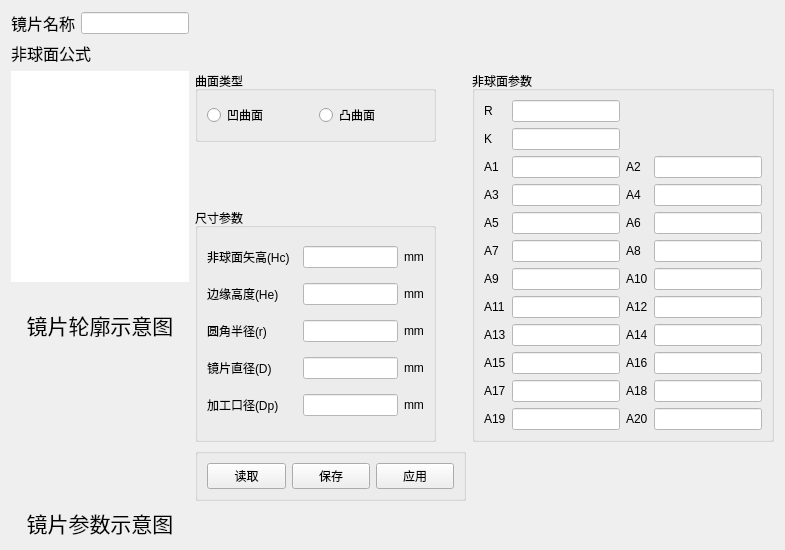
             <widget class="QWidget" name="page_3">
              <property name="styleSheet">
               <string notr="true"/>
              </property>
              <layout class="QGridLayout" name="gridLayout_26">
               <item row="0" column="0">
                <layout class="QGridLayout" name="gridLayout_13">
                 <item row="0" column="0">
                  <widget class="QLabel" name="label_2">
                   <property name="font">
                    <font>
                     <family>宋体</family>
                     <pointsize>12</pointsize>
                    </font>
                   </property>
                   <property name="styleSheet">
                    <string notr="true">color: rgb(0, 0, 0);</string>
                   </property>
                   <property name="text">
                    <string>镜片名称</string>
                   </property>
                  </widget>
                 </item>
                 <item row="0" column="1">
                  <widget class="QLineEdit" name="lineEdit_Lensname">
                   <property name="styleSheet">
                    <string notr="true">background-color: rgb(255, 255, 255);</string>
                   </property>
                  </widget>
                 </item>
                </layout>
               </item>
               <item row="7" column="1">
                <widget class="QGroupBox" name="groupBox_3">
                 <property name="maximumSize">
                  <size>
                   <width>271</width>
                   <height>71</height>
                  </size>
                 </property>
                 <property name="title">
                  <string/>
                 </property>
                 <layout class="QHBoxLayout" name="horizontalLayout_3">
                  <item>
                   <widget class="QPushButton" name="pushButton_7">
                    <property name="minimumSize">
                     <size>
                      <width>0</width>
                      <height>20</height>
                     </size>
                    </property>
                    <property name="text">
                     <string>读取</string>
                    </property>
                   </widget>
                  </item>
                  <item>
                   <widget class="QPushButton" name="pushButton_10">
                    <property name="minimumSize">
                     <size>
                      <width>0</width>
                      <height>20</height>
                     </size>
                    </property>
                    <property name="text">
                     <string>保存</string>
                    </property>
                   </widget>
                  </item>
                  <item>
                   <widget class="QPushButton" name="pushButton_11">
                    <property name="minimumSize">
                     <size>
                      <width>0</width>
                      <height>20</height>
                     </size>
                    </property>
                    <property name="text">
                     <string>应用</string>
                    </property>
                   </widget>
                  </item>
                 </layout>
                </widget>
               </item>
               <item row="3" column="1">
                <spacer name="verticalSpacer_2">
                 <property name="orientation">
                  <enum>Qt::Vertical</enum>
                 </property>
                 <property name="sizeType">
                  <enum>QSizePolicy::Fixed</enum>
                 </property>
                 <property name="sizeHint" stdset="0">
                  <size>
                   <width>20</width>
                   <height>60</height>
                  </size>
                 </property>
                </spacer>
               </item>
               <item row="4" column="1" rowspan="3">
                <widget class="QGroupBox" name="groupBox_2">
                 <property name="sizePolicy">
                  <sizepolicy hsizetype="Ignored" vsizetype="Ignored">
                   <horstretch>0</horstretch>
                   <verstretch>0</verstretch>
                  </sizepolicy>
                 </property>
                 <property name="maximumSize">
                  <size>
                   <width>241</width>
                   <height>271</height>
                  </size>
                 </property>
                 <property name="styleSheet">
                  <string notr="true"/>
                 </property>
                 <property name="title">
                  <string>尺寸参数</string>
                 </property>
                 <layout class="QGridLayout" name="gridLayout_18">
                  <item row="0" column="0">
                   <widget class="QLabel" name="label_8">
                    <property name="text">
                     <string>非球面矢高(Hc)  </string>
                    </property>
                   </widget>
                  </item>
                  <item row="0" column="1">
                   <widget class="QLineEdit" name="lineEdit_HC">
                    <property name="styleSheet">
                     <string notr="true">background-color: rgb(255, 255, 255);</string>
                    </property>
                   </widget>
                  </item>
                  <item row="0" column="2">
                   <widget class="QLabel" name="label_6">
                    <property name="text">
                     <string>mm</string>
                    </property>
                   </widget>
                  </item>
                  <item row="1" column="0">
                   <widget class="QLabel" name="label_9">
                    <property name="text">
                     <string>边缘高度(He)  </string>
                    </property>
                   </widget>
                  </item>
                  <item row="1" column="1">
                   <widget class="QLineEdit" name="lineEdit_HE">
                    <property name="styleSheet">
                     <string notr="true">background-color: rgb(255, 255, 255);</string>
                    </property>
                   </widget>
                  </item>
                  <item row="1" column="2">
                   <widget class="QLabel" name="label_10">
                    <property name="text">
                     <string>mm</string>
                    </property>
                   </widget>
                  </item>
                  <item row="2" column="0">
                   <widget class="QLabel" name="label_114">
                    <property name="text">
                     <string>圆角半径(r)  </string>
                    </property>
                   </widget>
                  </item>
                  <item row="2" column="1">
                   <widget class="QLineEdit" name="lineEdit_yuan_r">
                    <property name="styleSheet">
                     <string notr="true">background-color: rgb(255, 255, 255);</string>
                    </property>
                   </widget>
                  </item>
                  <item row="2" column="2">
                   <widget class="QLabel" name="label_81">
                    <property name="text">
                     <string>mm</string>
                    </property>
                   </widget>
                  </item>
                  <item row="3" column="0">
                   <widget class="QLabel" name="label_12">
                    <property name="text">
                     <string>镜片直径(D)  </string>
                    </property>
                   </widget>
                  </item>
                  <item row="3" column="1">
                   <widget class="QLineEdit" name="lineEdit_D">
                    <property name="styleSheet">
                     <string notr="true">background-color: rgb(255, 255, 255);</string>
                    </property>
                   </widget>
                  </item>
                  <item row="3" column="2">
                   <widget class="QLabel" name="label_59">
                    <property name="text">
                     <string>mm</string>
                    </property>
                   </widget>
                  </item>
                  <item row="4" column="0">
                   <widget class="QLabel" name="label_11">
                    <property name="text">
                     <string>加工口径(Dp)  </string>
                    </property>
                   </widget>
                  </item>
                  <item row="4" column="1">
                   <widget class="QLineEdit" name="lineEdit_DP">
                    <property name="styleSheet">
                     <string notr="true">background-color: rgb(255, 255, 255);</string>
                    </property>
                   </widget>
                  </item>
                  <item row="4" column="2">
                   <widget class="QLabel" name="label_39">
                    <property name="text">
                     <string>mm</string>
                    </property>
                   </widget>
                  </item>
                 </layout>
                </widget>
               </item>
               <item row="2" column="1">
                <widget class="QGroupBox" name="groupBox">
                 <property name="sizePolicy">
                  <sizepolicy hsizetype="Ignored" vsizetype="Preferred">
                   <horstretch>0</horstretch>
                   <verstretch>0</verstretch>
                  </sizepolicy>
                 </property>
                 <property name="minimumSize">
                  <size>
                   <width>241</width>
                   <height>0</height>
                  </size>
                 </property>
                 <property name="maximumSize">
                  <size>
                   <width>221</width>
                   <height>71</height>
                  </size>
                 </property>
                 <property name="title">
                  <string>曲面类型</string>
                 </property>
                 <layout class="QHBoxLayout" name="horizontalLayout_4">
                  <item>
                   <widget class="QRadioButton" name="Lens_ao">
                    <property name="text">
                     <string>凹曲面</string>
                    </property>
                   </widget>
                  </item>
                  <item>
                   <widget class="QRadioButton" name="Lens_tu">
                    <property name="text">
                     <string>凸曲面</string>
                    </property>
                   </widget>
                  </item>
                 </layout>
                </widget>
               </item>
               <item row="2" column="0" rowspan="3">
                <widget class="QCustomPlot" name="customPlot" native="true">
                 <property name="minimumSize">
                  <size>
                   <width>0</width>
                   <height>0</height>
                  </size>
                 </property>
                 <property name="maximumSize">
                  <size>
                   <width>301</width>
                   <height>231</height>
                  </size>
                 </property>
                 <property name="styleSheet">
                  <string notr="true">background-color: rgb(255, 255, 255);</string>
                 </property>
                </widget>
               </item>
               <item row="2" column="2" rowspan="5">
                <widget class="QGroupBox" name="groupBox_4">
                 <property name="title">
                  <string>非球面参数</string>
                 </property>
                 <layout class="QHBoxLayout" name="horizontalLayout_17">
                  <item>
                   <layout class="QGridLayout" name="gridLayout_5">
                    <item row="0" column="0">
                     <widget class="QLabel" name="label_18">
                      <property name="text">
                       <string>R</string>
                      </property>
                     </widget>
                    </item>
                    <item row="0" column="1">
                     <widget class="QLineEdit" name="lineEdit_R">
                      <property name="styleSheet">
                       <string notr="true">background-color: rgb(255, 255, 255);</string>
                      </property>
                     </widget>
                    </item>
                    <item row="1" column="0">
                     <widget class="QLabel" name="label_19">
                      <property name="text">
                       <string>K</string>
                      </property>
                     </widget>
                    </item>
                    <item row="1" column="1">
                     <widget class="QLineEdit" name="lineEdit_K">
                      <property name="styleSheet">
                       <string notr="true">background-color: rgb(255, 255, 255);</string>
                      </property>
                     </widget>
                    </item>
                    <item row="2" column="0">
                     <widget class="QLabel" name="label_21">
                      <property name="text">
                       <string>A1</string>
                      </property>
                     </widget>
                    </item>
                    <item row="2" column="1">
                     <widget class="QLineEdit" name="lineEdit_A1">
                      <property name="styleSheet">
                       <string notr="true">background-color: rgb(255, 255, 255);</string>
                      </property>
                     </widget>
                    </item>
                    <item row="2" column="2">
                     <widget class="QLabel" name="label_32">
                      <property name="text">
                       <string>A2</string>
                      </property>
                     </widget>
                    </item>
                    <item row="2" column="3">
                     <widget class="QLineEdit" name="lineEdit_A2">
                      <property name="styleSheet">
                       <string notr="true">background-color: rgb(255, 255, 255);</string>
                      </property>
                      <property name="inputMask">
                       <string/>
                      </property>
                      <property name="cursorPosition">
                       <number>0</number>
                      </property>
                     </widget>
                    </item>
                    <item row="3" column="0">
                     <widget class="QLabel" name="label_17">
                      <property name="text">
                       <string>A3</string>
                      </property>
                     </widget>
                    </item>
                    <item row="3" column="1">
                     <widget class="QLineEdit" name="lineEdit_A3">
                      <property name="styleSheet">
                       <string notr="true">background-color: rgb(255, 255, 255);</string>
                      </property>
                     </widget>
                    </item>
                    <item row="3" column="2">
                     <widget class="QLabel" name="label_29">
                      <property name="text">
                       <string>A4</string>
                      </property>
                     </widget>
                    </item>
                    <item row="3" column="3">
                     <widget class="QLineEdit" name="lineEdit_A4">
                      <property name="cursor">
                       <cursorShape>IBeamCursor</cursorShape>
                      </property>
                      <property name="layoutDirection">
                       <enum>Qt::LeftToRight</enum>
                      </property>
                      <property name="styleSheet">
                       <string notr="true">background-color: rgb(255, 255, 255);</string>
                      </property>
                      <property name="alignment">
                       <set>Qt::AlignLeading|Qt::AlignLeft|Qt::AlignVCenter</set>
                      </property>
                     </widget>
                    </item>
                    <item row="4" column="0">
                     <widget class="QLabel" name="label_20">
                      <property name="text">
                       <string>A5</string>
                      </property>
                     </widget>
                    </item>
                    <item row="4" column="1">
                     <widget class="QLineEdit" name="lineEdit_A5">
                      <property name="styleSheet">
                       <string notr="true">background-color: rgb(255, 255, 255);</string>
                      </property>
                     </widget>
                    </item>
                    <item row="4" column="2">
                     <widget class="QLabel" name="label_27">
                      <property name="text">
                       <string>A6</string>
                      </property>
                     </widget>
                    </item>
                    <item row="4" column="3">
                     <widget class="QLineEdit" name="lineEdit_A6">
                      <property name="styleSheet">
                       <string notr="true">background-color: rgb(255, 255, 255);</string>
                      </property>
                     </widget>
                    </item>
                    <item row="5" column="0">
                     <widget class="QLabel" name="label_22">
                      <property name="text">
                       <string>A7</string>
                      </property>
                     </widget>
                    </item>
                    <item row="5" column="1">
                     <widget class="QLineEdit" name="lineEdit_A7">
                      <property name="styleSheet">
                       <string notr="true">background-color: rgb(255, 255, 255);</string>
                      </property>
                     </widget>
                    </item>
                    <item row="5" column="2">
                     <widget class="QLabel" name="label_26">
                      <property name="text">
                       <string>A8</string>
                      </property>
                     </widget>
                    </item>
                    <item row="5" column="3">
                     <widget class="QLineEdit" name="lineEdit_A8">
                      <property name="styleSheet">
                       <string notr="true">background-color: rgb(255, 255, 255);</string>
                      </property>
                     </widget>
                    </item>
                    <item row="6" column="0">
                     <widget class="QLabel" name="label_23">
                      <property name="text">
                       <string>A9</string>
                      </property>
                     </widget>
                    </item>
                    <item row="6" column="1">
                     <widget class="QLineEdit" name="lineEdit_A9">
                      <property name="styleSheet">
                       <string notr="true">background-color: rgb(255, 255, 255);</string>
                      </property>
                     </widget>
                    </item>
                    <item row="6" column="2">
                     <widget class="QLabel" name="label_33">
                      <property name="text">
                       <string>A10</string>
                      </property>
                     </widget>
                    </item>
                    <item row="6" column="3">
                     <widget class="QLineEdit" name="lineEdit_A10">
                      <property name="styleSheet">
                       <string notr="true">background-color: rgb(255, 255, 255);</string>
                      </property>
                     </widget>
                    </item>
                    <item row="7" column="0">
                     <widget class="QLabel" name="label_24">
                      <property name="text">
                       <string>A11</string>
                      </property>
                     </widget>
                    </item>
                    <item row="7" column="1">
                     <widget class="QLineEdit" name="lineEdit_A11">
                      <property name="styleSheet">
                       <string notr="true">background-color: rgb(255, 255, 255);</string>
                      </property>
                     </widget>
                    </item>
                    <item row="7" column="2">
                     <widget class="QLabel" name="label_34">
                      <property name="text">
                       <string>A12</string>
                      </property>
                     </widget>
                    </item>
                    <item row="7" column="3">
                     <widget class="QLineEdit" name="lineEdit_A12">
                      <property name="styleSheet">
                       <string notr="true">background-color: rgb(255, 255, 255);</string>
                      </property>
                     </widget>
                    </item>
                    <item row="8" column="0">
                     <widget class="QLabel" name="label_25">
                      <property name="text">
                       <string>A13</string>
                      </property>
                     </widget>
                    </item>
                    <item row="8" column="1">
                     <widget class="QLineEdit" name="lineEdit_A13">
                      <property name="styleSheet">
                       <string notr="true">background-color: rgb(255, 255, 255);</string>
                      </property>
                     </widget>
                    </item>
                    <item row="8" column="2">
                     <widget class="QLabel" name="label_28">
                      <property name="text">
                       <string>A14</string>
                      </property>
                     </widget>
                    </item>
                    <item row="8" column="3">
                     <widget class="QLineEdit" name="lineEdit_A14">
                      <property name="styleSheet">
                       <string notr="true">background-color: rgb(255, 255, 255);</string>
                      </property>
                     </widget>
                    </item>
                    <item row="9" column="0">
                     <widget class="QLabel" name="label_38">
                      <property name="text">
                       <string>A15</string>
                      </property>
                     </widget>
                    </item>
                    <item row="9" column="1">
                     <widget class="QLineEdit" name="lineEdit_A15">
                      <property name="styleSheet">
                       <string notr="true">background-color: rgb(255, 255, 255);</string>
                      </property>
                     </widget>
                    </item>
                    <item row="9" column="2">
                     <widget class="QLabel" name="label_30">
                      <property name="text">
                       <string>A16</string>
                      </property>
                     </widget>
                    </item>
                    <item row="9" column="3">
                     <widget class="QLineEdit" name="lineEdit_A16">
                      <property name="styleSheet">
                       <string notr="true">background-color: rgb(255, 255, 255);</string>
                      </property>
                     </widget>
                    </item>
                    <item row="10" column="0">
                     <widget class="QLabel" name="label_37">
                      <property name="text">
                       <string>A17</string>
                      </property>
                     </widget>
                    </item>
                    <item row="10" column="1">
                     <widget class="QLineEdit" name="lineEdit_A17">
                      <property name="styleSheet">
                       <string notr="true">background-color: rgb(255, 255, 255);</string>
                      </property>
                     </widget>
                    </item>
                    <item row="10" column="2">
                     <widget class="QLabel" name="label_31">
                      <property name="text">
                       <string>A18</string>
                      </property>
                     </widget>
                    </item>
                    <item row="10" column="3">
                     <widget class="QLineEdit" name="lineEdit_A18">
                      <property name="styleSheet">
                       <string notr="true">background-color: rgb(255, 255, 255);</string>
                      </property>
                     </widget>
                    </item>
                    <item row="11" column="0">
                     <widget class="QLabel" name="label_36">
                      <property name="text">
                       <string>A19</string>
                      </property>
                     </widget>
                    </item>
                    <item row="11" column="1">
                     <widget class="QLineEdit" name="lineEdit_A19">
                      <property name="autoFillBackground">
                       <bool>false</bool>
                      </property>
                      <property name="styleSheet">
                       <string notr="true">background-color: rgb(255, 255, 255);</string>
                      </property>
                     </widget>
                    </item>
                    <item row="11" column="2">
                     <widget class="QLabel" name="label_35">
                      <property name="text">
                       <string>A20</string>
                      </property>
                     </widget>
                    </item>
                    <item row="11" column="3">
                     <widget class="QLineEdit" name="lineEdit_A20">
                      <property name="styleSheet">
                       <string notr="true">background-color: rgb(255, 255, 255);</string>
                      </property>
                     </widget>
                    </item>
                   </layout>
                  </item>
                 </layout>
                </widget>
               </item>
               <item row="8" column="0">
                <widget class="QLabel" name="label_13">
                 <property name="font">
                  <font>
                   <family>3ds</family>
                   <pointsize>16</pointsize>
                  </font>
                 </property>
                 <property name="layoutDirection">
                  <enum>Qt::LeftToRight</enum>
                 </property>
                 <property name="autoFillBackground">
                  <bool>false</bool>
                 </property>
                 <property name="text">
                  <string>镜片参数示意图</string>
                 </property>
                 <property name="alignment">
                  <set>Qt::AlignCenter</set>
                 </property>
                </widget>
               </item>
               <item row="1" column="0" colspan="3">
                <layout class="QGridLayout" name="gridLayout_4">
                 <item row="0" column="0">
                  <widget class="QLabel" name="label_5">
                   <property name="font">
                    <font>
                     <family>宋体</family>
                     <pointsize>12</pointsize>
                    </font>
                   </property>
                   <property name="styleSheet">
                    <string notr="true">color: rgb(0, 0, 0);</string>
                   </property>
                   <property name="text">
                    <string>非球面公式</string>
                   </property>
                  </widget>
                 </item>
                 <item row="0" column="1">
                  <widget class="QLabel" name="label_15">
                   <property name="maximumSize">
                    <size>
                     <width>6200</width>
                     <height>60</height>
                    </size>
                   </property>
                   <property name="text">
                    <string/>
                   </property>
                   <property name="pixmap">
                    <pixmap resource="resource.qrc">:/Image/formula.PNG</pixmap>
                   </property>
                   <property name="scaledContents">
                    <bool>true</bool>
                   </property>
                  </widget>
                 </item>
                </layout>
               </item>
               <item row="5" column="0">
                <widget class="QLabel" name="label_14">
                 <property name="font">
                  <font>
                   <family>3ds</family>
                   <pointsize>16</pointsize>
                  </font>
                 </property>
                 <property name="text">
                  <string>镜片轮廓示意图</string>
                 </property>
                 <property name="alignment">
                  <set>Qt::AlignCenter</set>
                 </property>
                </widget>
               </item>
               <item row="6" column="0" rowspan="2">
                <widget class="QLabel" name="label_16">
                 <property name="maximumSize">
                  <size>
                   <width>301</width>
                   <height>251</height>
                  </size>
                 </property>
                 <property name="inputMethodHints">
                  <set>Qt::ImhPreferLowercase|Qt::ImhUrlCharactersOnly</set>
                 </property>
                 <property name="text">
                  <string/>
                 </property>
                 <property name="pixmap">
                  <pixmap resource="resource.qrc">:/Image/picture_tu.PNG</pixmap>
                 </property>
                 <property name="scaledContents">
                  <bool>true</bool>
                 </property>
                </widget>
               </item>
              </layout>
             </widget>
